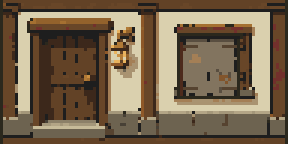
#> input picture art-drop/review/r17-E-critic1-before/district-poor-ground-v1-w2.png, 96 x 48 px (shown 3 times larger)
$ python -i r17-E-critic1-process.py   (imports and definitions only)
#> lines starting #> are read from the running program, lines starting #| are printed output that depends on the picture
"""Register whole image-tool paintings, lock palette, exact64-sample mode.

Only registration, cleanup, wrapping, recolouring and paint transfers occur.
"""
from pathlib import Path
from collections import Counter
import json, hashlib, importlib.util
from PIL import Image, ImageDraw
R=Path(__file__).resolve().parent; O=R.parent/'out/city17'; B=R/'r17-E-critic1-before'
# [1 line not run here, left out]
NN=Image.Resampling.NEAREST
ROAD=[(117,120,108),(123,126,113),(129,132,119),(136,139,125),(143,146,132),(150,153,139)]
logs=[]
# [33 lines left out: functions process, wrap, not called in this run]
def recolour(a,m):
 a=a.copy();a.putdata([tuple(m.get(q[:3],q[:3]))+(q[3],) if q[3] else (0,0,0,0) for q in a.get_flattened_data()]);return a
# [11 lines left out: function run, not called in this run]
def install_images(images):
 files=json.loads((R/'r17-E-files.json').read_text());transfers=[]
 def put(n,a,source,**kw):
  a.save(O/(n+'.png'));q=list(a.get_flattened_data());files[n].update(source=source,colours=len(set(v[:3] for v in q if v[3])),opaque=sum(v[3]>0 for v in q),alpha=sorted(set(v[3] for v in q)),sha256=hashlib.sha256((O/(n+'.png')).read_bytes()).hexdigest(),**kw)
  for obsolete in ('period','period_y'):files[n].pop(obsolete,None)
 large=wrap(images['cobble-large-b']);small=wrap(images['cobble-small-b'])
 put('cobble-large',large,'critic1:cobble-large-b',painted_field=[48,48]);put('cobble-small',small,'critic1:cobble-small-b',painted_field=[48,48])
 for n,w,field,k in [('street-main',96,large,4),('street-side',48,small,4),('lane',24,small,3)]:
  a=old.repeat(field,(w,48));before=Image.open(B/(n+'.png')).convert('RGBA')
  for x in (0,w-k):a.paste(before.crop((x,0,x+k,48)),(x,0))
  put(n,a,['critic1:'+('cobble-large-b' if w==96 else 'cobble-small-b'),'retained drawn kerb/gutter'],painted_field=[48,48])
 put('mud-edge',wrap(images['mud-edge-b'],False),'critic1:mud-edge-b',painted_field=[48,48])
 put('district-temple-candles',images['candles-a'],'critic1:candles-a')
 put('district-poor-shutter',images['shutter-b'],'critic1:shutter-b')
 plaque=images['tankard-a']
 for n in ['inn-front','inn-front-w2']+[f'inn-front-w2-c{i}' for i in range(3)]:
  a=Image.open(B/(n+'.png')).convert('RGBA');a.alpha_composite(plaque,(40,19));put(n,a,'critic1:tankard-a + retained inn',emblem=[40,19,14,16]);transfers.append(dict(target=n,source='tankard-a',rect=[40,19,14,16]))
 # Rebuild only the failed derivatives from their unpatched approved donor.
 # Coordinates are inside each observed recess, leaving the sill untouched.
 poor=json.loads((R/'r17-E-districts.json').read_text())['poor']['wall_ramp'];mapping=dict(zip(old.prior.BASE[7:15],poor))
 for n,donor,box in [
  ('district-poor-storey-w2','storey-plaster-w2-c0',(17,15,17,16)),
  ('district-poor-ground-v1-w2','ground-door-w2-c0',(60,13,20,16)),
  ('district-poor-storey-v1-w2','storey-timber-w2-c0',(18,15,14,17)),
  ('district-poor-ground-v2-w2','ground-door-v1-w2-c0',(20,15,12,12)),
  ('district-poor-storey-v2-w2','storey-oriel-w2-c0',(36,14,11,13))]:
  a=recolour(Image.open(O/(donor+'.png')).convert('RGBA'),mapping);x,y,w,h=box;shutter=process('shutter-b',(w,h),'shutter-fit');a.alpha_composite(shutter,(x,y));put(n,a,[donor,'critic1:shutter-b']);transfers.append(dict(target=n,source='shutter-b',rect=box,donor=donor))
 (R/'r17-E-files.json').write_text(json.dumps(files,indent=2));(R/'r17-E-critic1-transfers.json').write_text(json.dumps(transfers,indent=2))
# [3 lines not run here, left out]

>>> import cv2
>>> picture = cv2.imread('r17-E-critic1-before/district-poor-ground-v1-w2.png', cv2.IMREAD_GRAYSCALE)
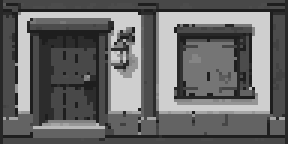
#> picture: shape (48, 96) (shown 3 times larger); min 30, max 207, mean 103.3
#> (the run stopped early here; a loop or call above may not have finished)

$ run again, on art-drop/review/r17-E-critic1-before/inn-front-w2-c0.png
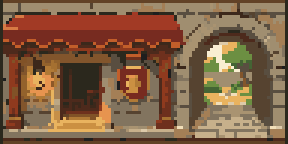
#> input picture art-drop/review/r17-E-critic1-before/inn-front-w2-c0.png, 96 x 48 px (shown 3 times larger)
#> `picture = cv2.imread('r17-E-critic1-before/district-poor-ground-v1-w2...`:
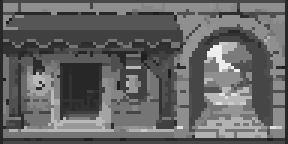
#> picture: shape (48, 96) (shown 3 times larger); min 30, max 238, mean 100.8
